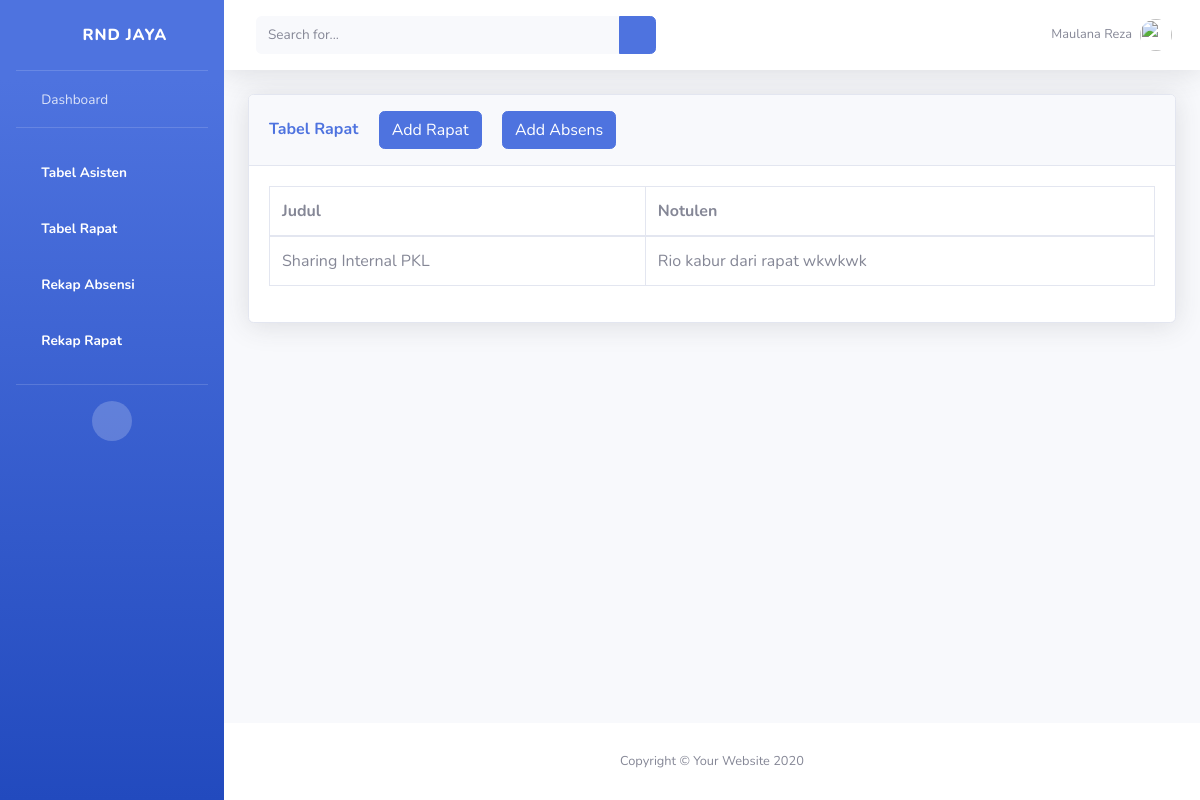
/tablerapat.html, run on an earlier commit of the app's database.
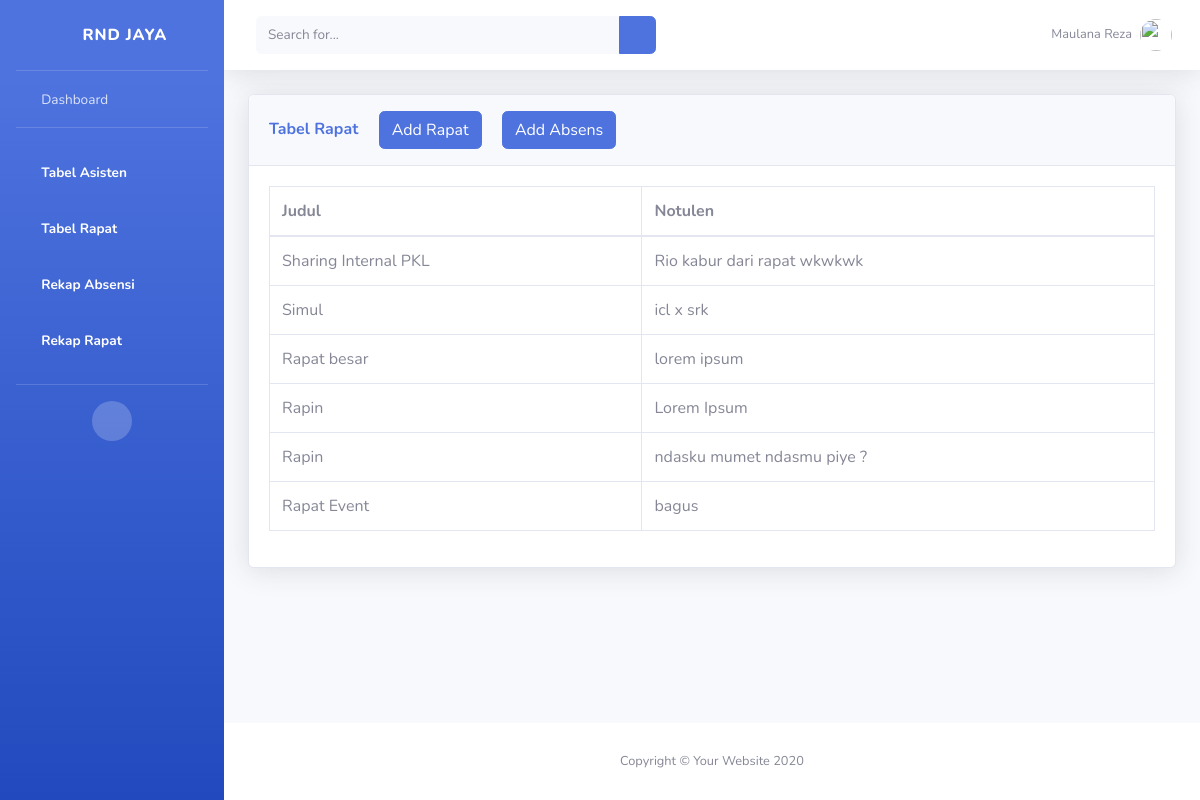
And on a later commit of the database.
### notulensi_app/models.py (models this page shows, shortened)
class Rapat(models.Model):
  topik = models.CharField(max_length=50)
  notulensi = models.TextField()

### notulensi_app/views.py (the view)
# urls.py: path('tablerapat.html', views.tabelrapat, name="tabelrapat"),
def tabelrapat(request):
  if request.method == "POST":
    addjudul = request.POST["rapat"]
    addnotul = request.POST["notul"]
    addrapat = Rapat(topik=addjudul, notulensi=addnotul)
    addrapat.save()
    return HttpResponseRedirect("tablerapat.html")
  else:
    rapat = Rapat.objects.all()
    asist = Asisten.objects.all()
  return render(request, 'tablerapat.html', {
    "rapat" : rapat,
    "asisten" : asist,
  })

### notulensi_app/templates/tablerapat.html (shortened to what the changed rows need)
{% load static %}
<!DOCTYPE html>
<html lang="en">
<head>
    <link href="{% static 'website/vendor/fontawesome-free/css/all.min.css'%}" rel="stylesheet" type="text/css">
    <link href="{% static 'website/css/sb-admin-2.min.css'%}" rel="stylesheet">
    <link href="{% static 'website/vendor/datatables/dataTables.bootstrap4.min.css'%}" rel="stylesheet">
</head>
<body id="page-top">
    <div id="wrapper">
        <div id="content-wrapper" class="d-flex flex-column">
            <div id="content">
                <div class="container-fluid">
                    <div class="card shadow mb-4">
                        <div class="card-body">
                            <div class="table-responsive">
                                <table class="table table-bordered" id="dataTable" width="100%" cellspacing="0">
                                    <thead>
                                        <tr>
                                            <td>
                                                <strong>
                                                </strong>
                                            </td>
                                            <td>
                                                <strong>
                                                </strong>
                                            </td>
                                        </tr>
                                    </thead>
                                   <tbody>
                                       {% for detail in rapat %}
                                       <tr>
                                           <td>{{ detail.topik}}</td>
                                           <td>{{ detail.notulensi}}</td>
                                       </tr>
                                       {% endfor %}
                                   </tbody>
                                </table>
                            </div>
                        </div>
                    </div>
                </div>
            </div>
        </div>
    </div>
</body>
</html>

What changed in the data, as far as the page shows it:
added Rapat: topik "Simul", notulensi "icl x srk"
added Rapat: topik "Rapat besar", notulensi "lorem ipsum"
added Rapat: topik "Rapin", notulensi "Lorem Ipsum"
added Rapat: topik "Rapin", notulensi "ndasku mumet ndasmu piye ?"
added Rapat: topik "Rapat Event", notulensi "bagus"
